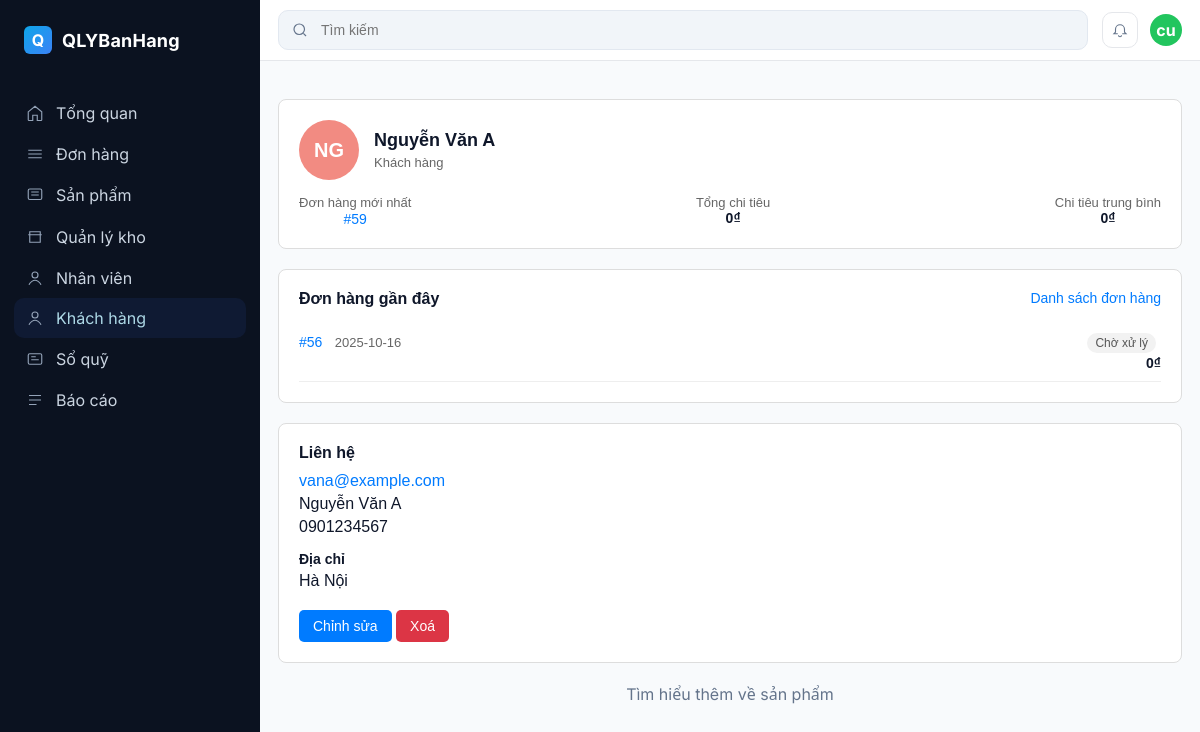
/Back-end/FE/FE/customer_detail3.php, run on the app's committed database.
### tables this page shows
CREATE TABLE `khachhang` (
  `MaKH` int(11) NOT NULL,
  `HoTen` varchar(150) NOT NULL,
  `DienThoai` varchar(20) DEFAULT NULL,
  `DiaChi` varchar(255) DEFAULT NULL,
  `Email` varchar(100) DEFAULT NULL,
  `MaND` int(11) DEFAULT NULL,
  `MatKhau` varchar(255) NOT NULL
);

CREATE TABLE `donhang` (
  `MaDH` int(11) NOT NULL,
  `NgayLap` date NOT NULL,
  `TrangThai` varchar(50) NOT NULL DEFAULT 'Chờ xử lý',
  `ThanhTien` decimal(15,2) DEFAULT NULL,
  `MaKH` int(11) DEFAULT NULL,
  `TenKH` varchar(100) DEFAULT NULL,
  `MaNV` int(11) DEFAULT NULL,
  `MaND` int(11) DEFAULT NULL,
  `MaSP` int(11) DEFAULT NULL
);

### Back-end/FE/FE/customer_detail3.php (the view, shortened to what this page needs)
<!doctype html>
<html lang="vi">
<head>
</head>
<body>
  <div class="app">
    <aside class="sidebar">
      <div class="brand">
        <div class="brand-logo">Q</div>
        <h1>QLYBanHang</h1>
      </div>
      <nav class="nav">
        <div class="nav-section">
          <a class="nav-item" href="manuadmin.php">
            <svg viewBox="0 0 24 24" fill="none" stroke="currentColor"><path d="M3 10.5 12 3l9 7.5V21a1 1 0 0 1-1 1h-5v-7H9v7H4a1 1 0 0 1-1-1v-10.5z" stroke-width="1.5"/></svg>
            Tổng quan
          </a>
          <a class="nav-item" href="orders.php"><svg viewBox="0 0 24 24" fill="none" stroke="currentColor"><path d="M3 7h18M3 12h18M3 17h18" stroke-width="1.5"/></svg> Đơn hàng</a>
          <a class="nav-item" href="products.php"><svg viewBox="0 0 24 24" fill="none" stroke="currentColor"><rect x="3" y="4" width="18" height="14" rx="2" stroke-width="1.5"/><path d="M7 8h10M7 12h10" stroke-width="1.5"/></svg> Sản phẩm</a>
          <a class="nav-item" href="inventories.php"><svg viewBox="0 0 24 24" fill="none" stroke="currentColor"><path d="M3 9h18M5 9V5h14v4M5 9v10h14V9" stroke-width="1.5"/></svg> Quản lý kho</a>
          <a class="nav-item" href="employee.php"><svg viewBox="0 0 24 24" fill="none" stroke="currentColor"><circle cx="12" cy="8" r="4" stroke-width="1.5"/><path d="M4 21c1.5-4 6-6 8-6s6.5 2 8 6" stroke-width="1.5"/></svg> Nhân viên</a>
          <a class="nav-item active" href="customers.php" style="color: lightblue;"><svg viewBox="0 0 24 24" fill="none" stroke="currentColor"><circle cx="12" cy="8" r="4" stroke-width="1.5"/><path d="M4 21c1.5-4 6-6 8-6s6.5 2 8 6" stroke-width="1.5"/></svg> Khách hàng</a>
          <a class="nav-item" href="#"><svg viewBox="0 0 24 24" fill="none" stroke="currentColor"><rect x="3" y="5" width="18" height="14" rx="2" stroke-width="1.5"/><path d="M7 9h6M7 13h10" stroke-width="1.5"/></svg> Sổ quỹ</a>
          <a class="nav-item" href="#"><svg viewBox="0 0 24 24" fill="none" stroke="currentColor"><path d="M4 6h16M4 12h16M4 18h10" stroke-width="1.5"/></svg> Báo cáo</a>
        </div>
      </nav>
    </aside>
    <section class="content">
      <div class="topbar">
        <div class="search">
          <svg width="18" height="18" viewBox="0 0 24 24" fill="none" stroke="#64748b"><circle cx="11" cy="11" r="7" stroke-width="1.6"/><path d="M20 20l-3.5-3.5" stroke-width="1.6"/></svg>
          <input placeholder="Tìm kiếm" />
        </div>
        <div class="topbar-actions">
          <button class="icon-btn" title="Thông báo"><svg width="18" height="18" viewBox="0 0 24 24" fill="none" stroke="#64748b"><path d="M15 17h5l-1.4-1.4A2 2 0 0 1 18 14.2V11a6 6 0 1 0-12 0v3.2c0 .5-.2 1-.6 1.4L4 17h5" stroke-width="1.5"/><path d="M10 19a2 2 0 0 0 4 0" stroke-width="1.5"/></svg></button>
          <div class="avatar">cu</div>
        </div>
      </div>
    <div class="main">
        <div class="left">
            <div class="left">
            <?php
$servername = "localhost";
$username = "root";
$password = "";
$dbname = "ql";
$conn = new mysqli($servername, $username, $password, $dbname);
$MaKH = isset($_GET['MaKH']) ? intval($_GET['MaKH']) : 1;
$sql_kh = "SELECT * FROM KhachHang WHERE MaKH = $MaKH";
$khachhang = $conn->query($sql_kh)->fetch_assoc();
$sql_dh_moi = "SELECT * FROM DonHang WHERE MaKH = $MaKH ORDER BY NgayLap DESC LIMIT 1";
$donhang_moi = $conn->query($sql_dh_moi)->fetch_assoc();
$sql_dh_all = "SELECT dh.MaDH, dh.NgayLap, dh.TrangThai, SUM(ct.SoLuong * ct.DonGia) AS TongTien
               FROM DonHang dh
               JOIN ChiTietDonHang ct ON dh.MaDH = ct.MaDH
               WHERE dh.MaKH = $MaKH
               GROUP BY dh.MaDH";
$result_all = $conn->query($sql_dh_all);
$tong_chi_tieu = 0;
$so_don = 0;
$donhangs = [];
while($row = $result_all->fetch_assoc()) {
    $donhangs[] = $row;
    $tong_chi_tieu += $row['TongTien'];
    $so_don++;
}
$chi_tieu_tb = $so_don > 0 ? $tong_chi_tieu / $so_don : 0;
?>
<div style="font-family:Arial, sans-serif; max-width:1200px; margin:20px auto;">
  <div style="background:#fff; border:1px solid #ddd; border-radius:8px; padding:20px; margin-bottom:20px;">
    <div style="display:flex; align-items:center; gap:15px; margin-bottom:15px;">
      <div style="width:60px; height:60px; border-radius:50%; background:#f28b82; display:flex; align-items:center; justify-content:center; color:#fff; font-size:20px; font-weight:bold;">
        <?php echo strtoupper(substr($khachhang['HoTen'],0,2)); ?>
      </div>
      <div>
        <div style="font-size:18px; font-weight:600; margin-bottom:4px;"><?php echo $khachhang['HoTen']; ?></div>
        <div style="font-size:13px; color:#666;">Khách hàng</div>
      </div>
    </div>
    <div style="display:flex; justify-content:space-between; text-align:center;">
      <div>
        <div style="font-size:13px; color:#666;">Đơn hàng mới nhất</div>
        <?php if ($donhang_moi) { ?>
          <a href="#" style="color:#007bff; font-size:14px; text-decoration:none;">#<?php echo $donhang_moi['MaDH']; ?></a>
        <?php } else { echo "<div style='font-size:14px;'>Chưa có</div>"; } ?>
      </div>
      <div>
        <div style="font-size:13px; color:#666;">Tổng chi tiêu</div>
        <div style="font-size:14px; font-weight:600;"><?php echo number_format($tong_chi_tieu,0,",","."); ?>₫</div>
      </div>
      <div>
        <div style="font-size:13px; color:#666;">Chi tiêu trung bình</div>
        <div style="font-size:14px; font-weight:600;"><?php echo number_format($chi_tieu_tb,0,",","."); ?>₫</div>
      </div>
    </div>
  </div>
  <div style="background:#fff; border:1px solid #ddd; border-radius:8px; padding:20px; margin-bottom:20px;">
    <div style="display:flex; justify-content:space-between; margin-bottom:15px;">
      <h3 style="margin:0; font-size:16px;">Đơn hàng gần đây</h3>
      <a href="#" style="font-size:14px; color:#007bff; text-decoration:none;">Danh sách đơn hàng</a>
    </div>
    <?php
    foreach ($donhangs as $dh) {
        if ($dh['TrangThai'] == "Hoàn thành") {
            $bg = "#e6f4ea"; $color = "#137333";
        } elseif ($dh['TrangThai'] == "Chờ xử lý") {
            $bg = "#f2f2f2"; $color = "#555";
        } else {
            $bg = "#fff"; $color = "#000";
        }
    ?>
      <div style="display:flex; justify-content:space-between; padding:10px 0; border-bottom:1px solid #eee;">
        <div>
          <a href="#" style="color:#007bff; font-size:14px; text-decoration:none;">#<?php echo $dh['MaDH']; ?></a>
          <span style="color:#666; font-size:13px; margin-left:8px;"><?php echo $dh['NgayLap']; ?></span>
        </div>
        <div style="text-align:right;">
          <span style="background:<?php echo $bg; ?>; color:<?php echo $color; ?>; padding:3px 8px; border-radius:12px; font-size:12px; margin-right:5px;">
            <?php echo $dh['TrangThai']; ?>
          </span>
          <div style="margin-top:4px; font-size:14px; font-weight:600;"><?php echo number_format($dh['TongTien'],0,",","."); ?>₫</div>
        </div>
      </div>
    <?php } ?>
  </div>
  <div style="background:#fff; border:1px solid #ddd; border-radius:8px; padding:20px;">
    <h3 style="margin:0 0 10px 0; font-size:16px;">Liên hệ</h3>
    <p style="margin:5px 0; color:#007bff;"><?php echo $khachhang['Email']; ?></p>
    <p style="margin:5px 0;"><?php echo $khachhang['HoTen']; ?></p>
    <p style="margin:5px 0;"><?php echo $khachhang['DienThoai']; ?></p>
    <h4 style="margin:15px 0 5px 0; font-size:14px;">Địa chỉ</h4>
    <p style="margin:5px 0;"><?php echo $khachhang['DiaChi']; ?></p>
    <button onclick="window.location.href='edit_customer.php?MaKH=<?php echo $khachhang['MaKH']; ?>'"
            style="margin-top:15px; padding:8px 14px; background:#007bff; color:#fff; border:none; border-radius:5px; cursor:pointer; font-size:14px;">
      Chỉnh sửa
    </button>
    <button onclick="if(confirm('Bạn có chắc chắn muốn xoá khách hàng này không?')) { window.location.href='delete_customer.php?MaKH=<?php echo $khachhang['MaKH']; ?>'; }"
            style="padding:8px 14px; background:#dc3545; color:#fff; border:none; border-radius:5px; cursor:pointer; font-size:14px;">
      Xoá
    </button>
  </div>
</div>
                    <div style="text-align:center; margin-top:18px; color:var(--muted);">
                    Tìm hiểu thêm về <a href="#">sản phẩm</a>
                    </div>
            </div>
        </div>
    </div>
    </section>
  </div>
</body>
</html>

### Back-end/FE/FE/customer_detail3.php (style rules this page uses)
:root { --bg: #0b1220; --bg-2: #0e172a; --primary: #1373ff; --text: #0f172a; --muted: #64748b; --border: #e5e7eb; --surface: #ffffff; --surface-2: #f8fafc; --chip: #eef2ff; }
html, body { height: 100%; }
body { margin: 0; font-family: Inter, system-ui, -apple-system, Segoe UI, Roboto, "Helvetica Neue", Arial, "Noto Sans", "Apple Color Emoji", "Segoe UI Emoji"; color: var(--text); background: var(--surface-2); }
a { color: inherit; text-decoration: none; }
.app { display: grid; grid-template-columns: 260px 1fr; min-height: 100vh; }
.sidebar { background: var(--bg); color: #cbd5e1; padding: 18px 14px; display: flex; flex-direction: column; }
.brand { display:flex; align-items:center; gap:10px; padding: 8px 10px; margin-bottom: 8px; }
.brand-logo { width:28px; height:28px; border-radius:6px; background: linear-gradient(135deg,#0ea5e9,#3b82f6); display:grid; place-items:center; color:#fff; font-weight:700; }
.brand h1 { font-size: 18px; color:#fff; margin:0; font-weight:700; letter-spacing:.2px; }
.nav { margin-top: 8px; }
.nav-section { margin-top: 14px; }
.nav-item { display:flex; align-items:center; gap:12px; padding: 10px 12px; border-radius:10px; color:#cbd5e1; }
.nav-item.active { background: #0f1a33; color:#fff; }
.nav-item svg { width:18px; height:18px; color:#94a3b8; }
.content { display:flex; flex-direction:column; }
.topbar { background:#fff; border-bottom:1px solid var(--border); padding: 10px 18px; display:flex; align-items:center; gap:14px; }
.search { flex:1; display:flex; align-items:center; gap:10px; background:#f1f5f9; border:1px solid #e2e8f0; padding:10px 12px; border-radius:10px; }
.search input { flex:1; border:none; outline:none; background:transparent; font-size:14px; }
.topbar-actions { display:flex; align-items:center; gap:12px; }
.icon-btn { width:36px; height:36px; display:grid; place-items:center; border:1px solid var(--border); background:#fff; border-radius:10px; cursor:pointer; }
.avatar { width:32px; height:32px; border-radius:50%; background:#22c55e; display:grid; place-items:center; color:#fff; font-weight:700; }
.main { display:grid; gap: 18px; padding: 18px; }

### data on the page
khachhang: HoTen "NG", HoTen "Nguyễn Văn A", Email "vana@example.com", DienThoai "0901234567", DiaChi "Hà Nội"
donhang: MaDH "59"
donhang: MaDH "56", NgayLap "2025-10-16", TrangThai "Chờ xử lý", TongTien "0"

### other printed values
$tong_chi_tieu "0"
$chi_tieu_tb "0"
